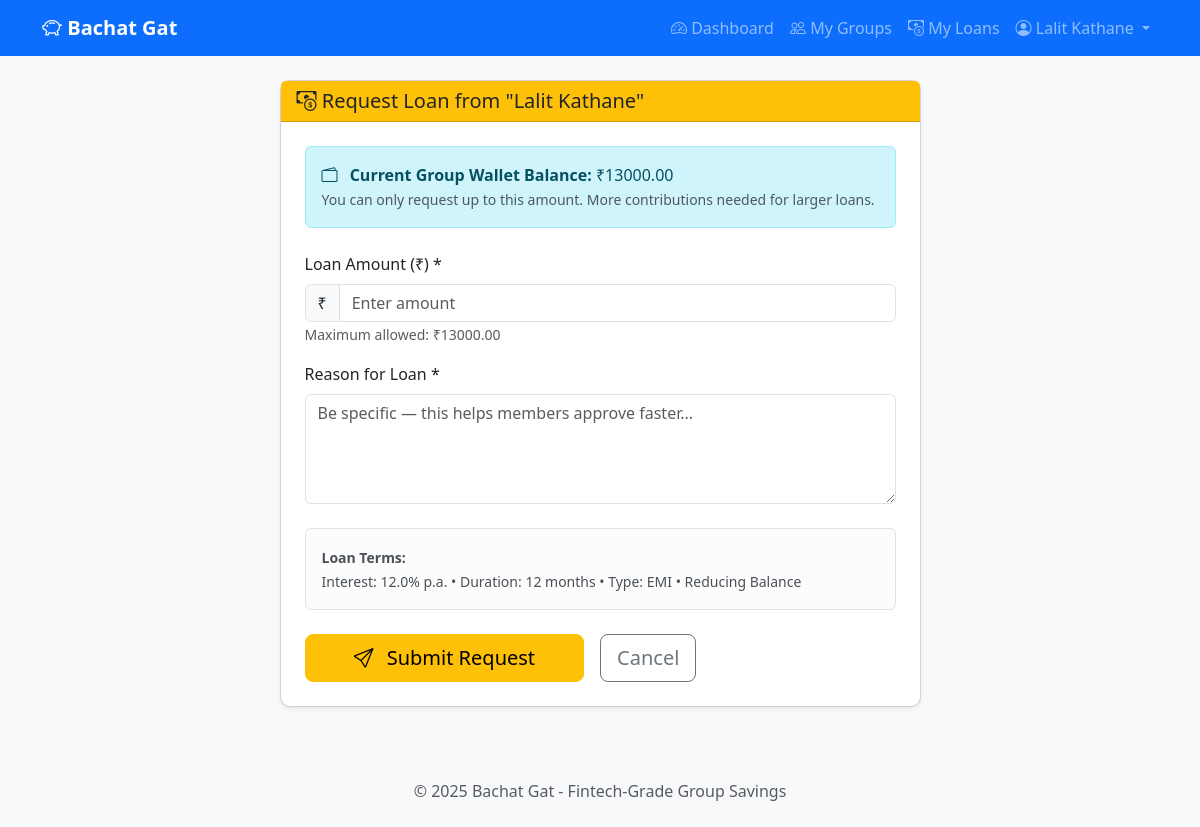
The page /groups/1/loans/create (signed in) on the database as committed earlier.
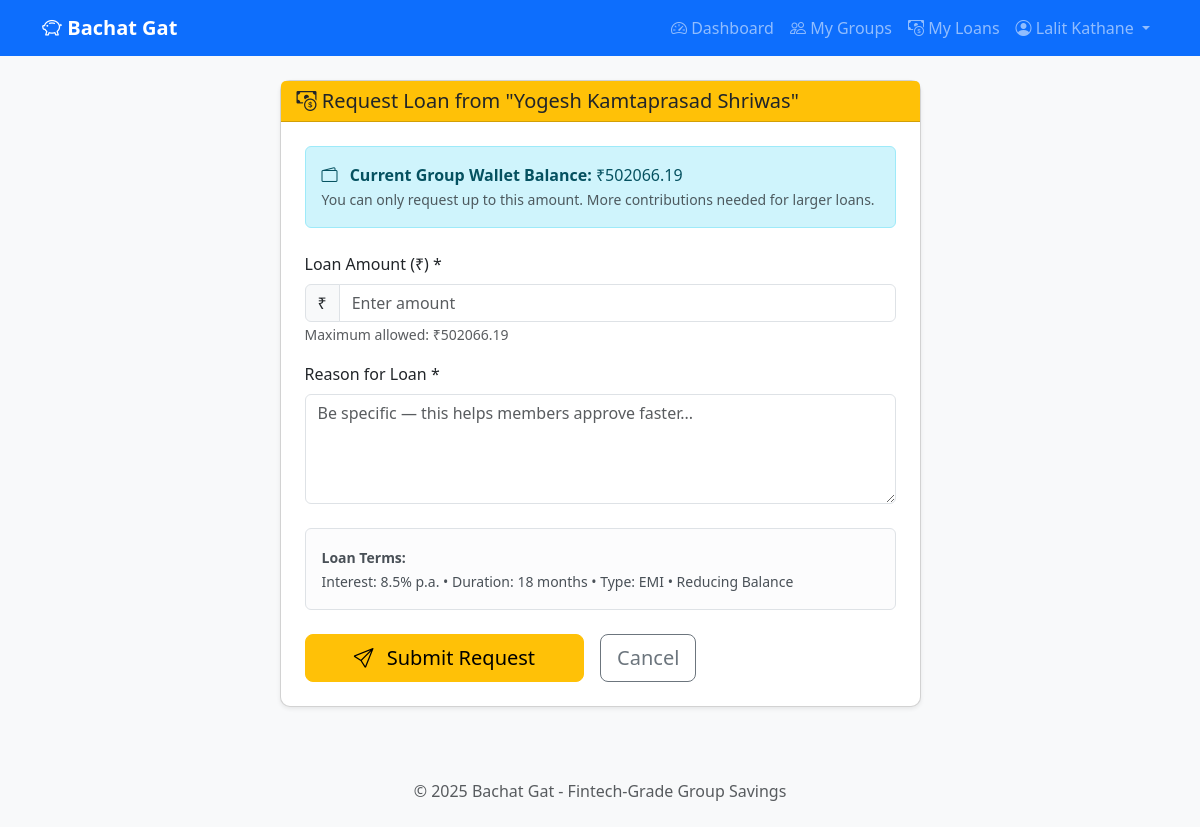
The same page on the database as committed later.
### app/models.py (models this page shows, shortened)
class Group(db.Model):
    __tablename__ = 'groups'
    id = db.Column(db.Integer, primary_key=True)
    name = db.Column(db.String(100), nullable=False)
    description = db.Column(db.String(500))
    created_by = db.Column(db.Integer, db.ForeignKey('users.id'), nullable=False)
    default_interest_rate = db.Column(db.Float, default=12.0)  # Annual %
    default_loan_duration_months = db.Column(db.Integer, default=12)
    default_repayment_type = db.Column(db.String(20), default=RepaymentType.EMI.value)
    use_flat_rate = db.Column(db.Boolean, default=False, nullable=False)  # NEW: Flat rate option
    is_active = db.Column(db.Boolean, default=True)
    created_at = db.Column(db.DateTime, default=datetime.utcnow)
    updated_at = db.Column(db.DateTime, default=datetime.utcnow, onupdate=datetime.utcnow)
    members = db.relationship('GroupMember', backref='group', lazy='dynamic',
                              cascade='all, delete-orphan')
    loan_requests = db.relationship('LoanRequest', backref='group', lazy='dynamic',
                                    cascade='all, delete-orphan')
    wallet = db.relationship('GroupWallet', backref='group', uselist=False,
                             cascade='all, delete-orphan')

class GroupWallet(db.Model):
    __tablename__ = 'group_wallets'
    id = db.Column(db.Integer, primary_key=True)
    group_id = db.Column(db.Integer, db.ForeignKey('groups.id'), unique=True, nullable=False)
    balance = db.Column(db.Float, default=0.0, nullable=False)
    total_contributed = db.Column(db.Float, default=0.0, nullable=False)
    total_disbursed = db.Column(db.Float, default=0.0, nullable=False)
    total_interest_earned = db.Column(db.Float, default=0.0, nullable=False)
    is_dirty = db.Column(db.Boolean, default=False, nullable=False)
    last_recalculated_at = db.Column(db.DateTime, default=datetime.utcnow)
    created_at = db.Column(db.DateTime, default=datetime.utcnow)
    updated_at = db.Column(db.DateTime, default=datetime.utcnow, onupdate=datetime.utcnow)
    contributions = db.relationship('MemberContribution', backref='wallet', lazy='dynamic')
    transactions = db.relationship('WalletTransaction', backref='wallet', lazy='dynamic')
    member_ledgers = db.relationship('MemberLedger', backref='wallet', lazy='dynamic')

### app/routes/loans.py (the view, shortened to what this page needs)
@loans_bp.route('/groups/<int:group_id>/loans/create', methods=['GET', 'POST'])
@login_required
def create_loan(group_id):
    group = Group.query.get_or_404(group_id)
    if not is_group_member(current_user.id, group_id):
        flash('You are not a member of this group!', 'danger')
        return redirect(url_for('groups.list_groups'))
    return render_template('loans/create.html', group=group)

### app/__init__.py (called while the page is built)
def create_app():
    app = Flask(__name__)
    app.config.from_object(Config)
    db.init_app(app)
    login_manager.init_app(app)
    from app.models import User
    @login_manager.user_loader
    def load_user(user_id):
        return User.query.get(int(user_id))
    from app.routes.auth import auth_bp
    from app.routes.groups import groups_bp
    from app.routes.loans import loans_bp
    from app.routes.wallet import wallet_bp
    from app.routes.admin import admin_bp  # NEW
    app.register_blueprint(auth_bp)
    app.register_blueprint(groups_bp)
    app.register_blueprint(loans_bp)
    app.register_blueprint(wallet_bp)
    app.register_blueprint(admin_bp)  # NEW
    with app.app_context():
        db.create_all()
        print("✅ Database tables created!")
    return app

### app/services/authorization_service.py (called while the page is built)
def is_group_member(user_id, group_id):
    membership = GroupMember.query.filter_by(
        user_id=user_id,
        group_id=group_id,
        is_active=True
    ).first()
    return membership is not None

### app/templates/loans/create.html (shortened to what this page needs)
{% extends 'base.html' %}
{% block content %}
<div class="row justify-content-center">
    <div class="col-md-7">
        <div class="card shadow-sm">
            <div class="card-header bg-warning text-dark">
                <h5 class="mb-0">
                    <i class="bi bi-cash-coin"></i> Request Loan from "{{ group.name }}"
                </h5>
            </div>
            <div class="card-body p-4">
                <div class="alert alert-info mb-4">
                    <i class="bi bi-wallet2 me-2"></i>
                    <strong>Current Group Wallet Balance:</strong>
                    ₹{{ "%.2f"|format(group.wallet.balance if group.wallet else 0) }}
                    <br>
                    <small class="text-muted">
                        You can only request up to this amount.
                        More contributions needed for larger loans.
                    </small>
                </div>
                <form method="POST" action="{{ url_for('loans.create_loan', group_id=group.id) }}">
                    <div class="mb-3">
                        <label class="form-label">Loan Amount (₹) *</label>
                        <div class="input-group">
                            <span class="input-group-text">₹</span>
                            <input type="number"
                                   name="amount"
                                   class="form-control"
                                   placeholder="Enter amount"
                                   min="1"
                                   step="0.01"
                                   max="{{ group.wallet.balance if group.wallet else 0 }}"
                                   required>
                        </div>
                        <small class="text-muted">
                            Maximum allowed: ₹{{ "%.2f"|format(group.wallet.balance if group.wallet else 0) }}
                        </small>
                    </div>
                    <div class="mb-4">
                        <label class="form-label">Reason for Loan *</label>
                        <textarea name="reason"
                                  class="form-control"
                                  rows="4"
                                  placeholder="Be specific — this helps members approve faster..."
                                  required></textarea>
                    </div>
                    <div class="alert alert-light border">
                        <small>
                            <strong>Loan Terms:</strong><br>
                            Interest: {{ group.default_interest_rate }}% p.a. •
                            Duration: {{ group.default_loan_duration_months }} months •
                            Type: {{ 'EMI' if group.default_repayment_type == 'emi' else 'Bullet' }}
                            {% if group.use_flat_rate %}
                            • <strong class="text-warning">Flat Rate Interest</strong>
                            {% else %}
                            • Reducing Balance
                            {% endif %}
                        </small>
                    </div>
                    <div class="d-flex gap-3 mt-4">
                        <button type="submit" class="btn btn-warning btn-lg px-5">
                            <i class="bi bi-send me-2"></i> Submit Request
                        </button>
                        <a href="{{ url_for('groups.view_group', group_id=group.id) }}"
                           class="btn btn-outline-secondary btn-lg">
                            Cancel
                        </a>
                    </div>
                </form>
            </div>
        </div>
    </div>
</div>
{% endblock %}

Rows that differ between the two databases and show on the page:
changed Group "EMI": name "Lalit Kathane" → "Yogesh Kamtaprasad Shriwas"; default_interest_rate "12.0" → "8.5"; default_loan_duration_months "12" → "18"
changed GroupWallet: wallet "13000.00" → "502066.19"
